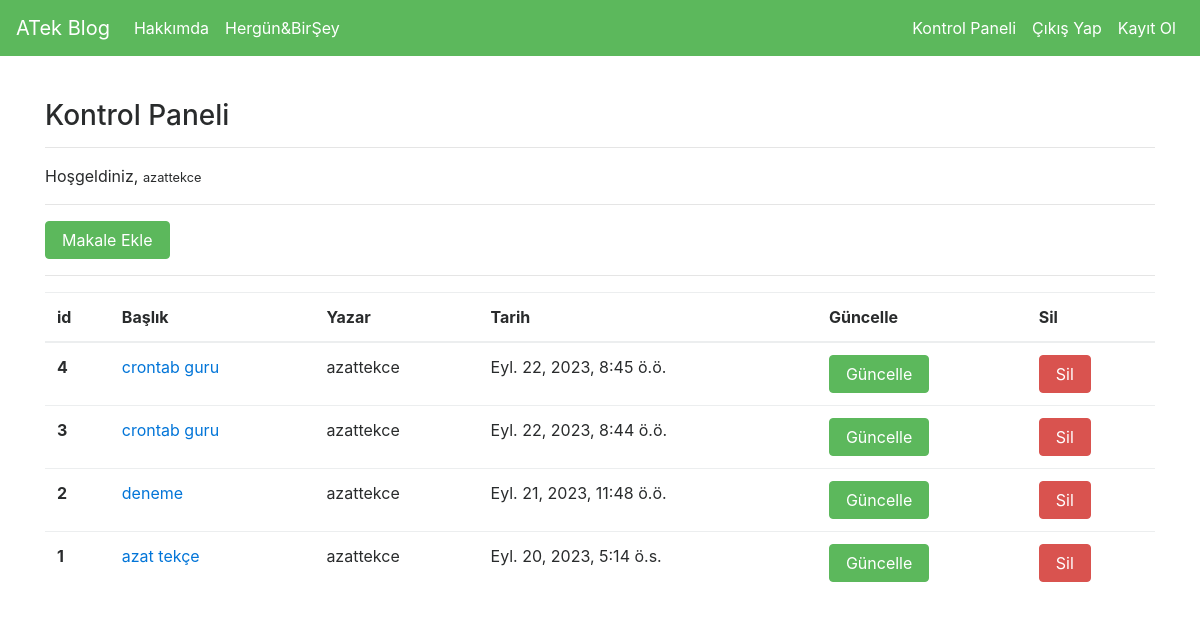
Screenshot of /articles/dashboard/ (signed in) with the database file from the repository.
### article/models.py (models this page shows, shortened)
class Article(models.Model):
    id = models.AutoField(primary_key=True),
    author = models.ForeignKey("auth.User",on_delete = models.CASCADE,verbose_name = "Yazar ")
    title = models.CharField(max_length = 50,verbose_name = "Başlık")
    content = RichTextField()
    created_date = models.DateTimeField(auto_now_add=True,verbose_name="Oluşturulma Tarihi")
    article_image = models.FileField(blank = True,null = True,verbose_name="Makaleye Fotoğraf Ekleyin")
    class Meta:
        ordering = ['-created_date']

### article/views.py (the view)
# urls.py: path('dashboard/',views.dashboard,name = "dashboard"),
@login_required(login_url = "user:login")
def dashboard(request):
    articles = Article.objects.filter(author = request.user)
    context = {
        "articles":articles
    }
    return render(request,"dashboard.html",context)

### templates/dashboard.html
{% extends "layout.html" %}
{% block body %}
<h3>Kontrol Paneli</h3>
<hr>
<p>
    Hoşgeldiniz, <small>{{request.user.username}}</small>
</p>
<hr>
<a class = "btn btn-success" href = "{% url 'article:addarticle' %}">Makale Ekle </a>
<hr>
{% if articles %}
<table class="table">
        <thead>
          <tr>
            <th scope="col">id</th>
            <th scope="col">Başlık</th>
            <th scope="col">Yazar</th>
            <th scope="col">Tarih</th>
            <th scope="col">Güncelle</th>
            <th scope="col">Sil</th>
          </tr>
        </thead>
        <tbody>
          {% for article in articles %}
          <tr>
            <th scope="row">{{article.id}}</th>
            <td><a href="{% url 'article:detail' article.id %}">{{article.title}}</a></td>
            <td>{{article.author.username}}</td>
            <td>{{article.created_date}}</td>
            <td><a href="{% url 'article:update' article.id %}" class = "btn btn-success">Güncelle</a></td>
            <td><a href="{% url 'article:delete' article.id %}" class = "btn btn-danger">Sil</a> </td>
          </tr>
          {% endfor %}
        </tbody>
      </table>
{% else %}
<div class = "alert alert-danger">
    Henüz bir makaleniz bulunmuyor...
</div>
{% endif %}
{% endblock body %}

### rows the page displays
Article: id "4", title "crontab guru", author.username "azattekce", created_date "Eyl. 22, 2023, 8:45 ö.ö."
Article: id "3", title "crontab guru", author.username "azattekce", created_date "Eyl. 22, 2023, 8:44 ö.ö."
Article: id "2", title "deneme", author.username "azattekce", created_date "Eyl. 21, 2023, 11:48 ö.ö."
Article: id "1", title "azat tekçe", author.username "azattekce", created_date "Eyl. 20, 2023, 5:14 ö.s."

### other values shown
{{ request.user.username }} "azattekce"
